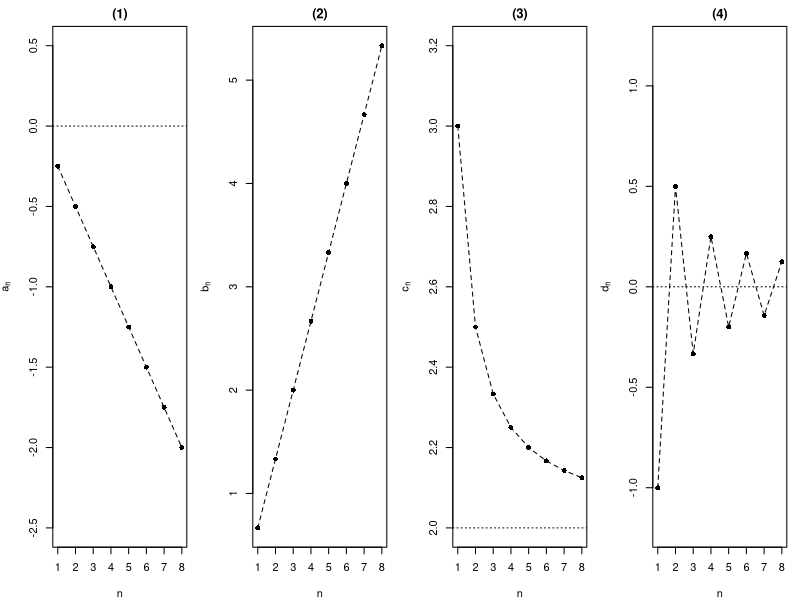
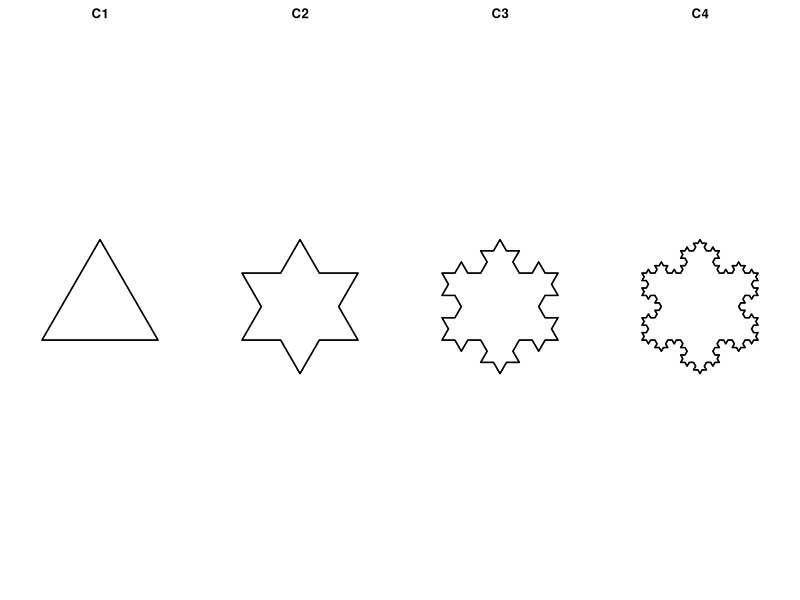
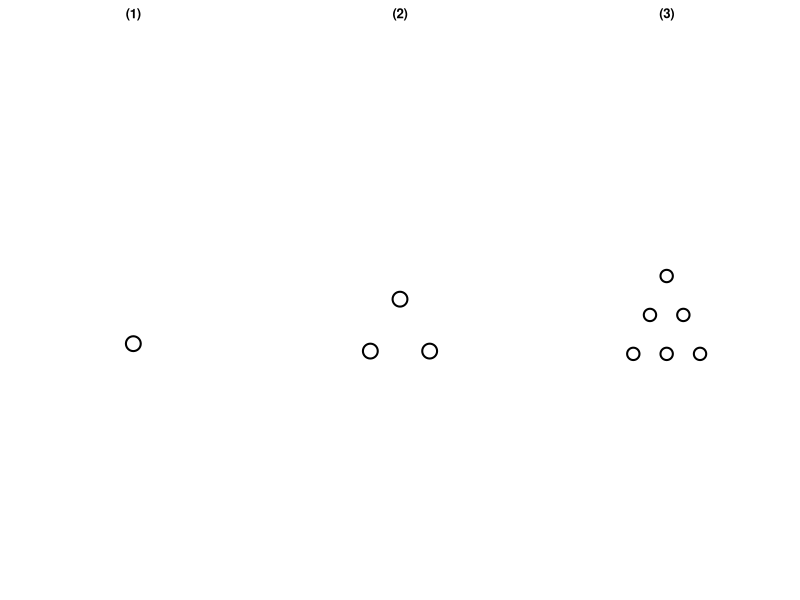

Recreate these plots in R, in order.
setwd("C:/Users/18904/Github/senior-mathematics/codes")
if(!dir.exists("../figures"))dir.create("../figures")

# ---------- week78-1: Review 4 Q1, four sequences ----------
draw1 = function(){
  par(mfrow=c(1,4), mar=c(4,4,2,1))
  n = 1:8
  # (1) a_n = -n/4
  plot(n, -n/4, pch=16, xlab="n", ylab=expression(a[n]), main="(1)", ylim=c(-2.5,0.5))
  abline(h=0, lty=3); lines(n, -n/4, lty=2)
  # (2) b_n = 2n/3
  plot(n, 2*n/3, pch=16, xlab="n", ylab=expression(b[n]), main="(2)")
  abline(h=0, lty=3); lines(n, 2*n/3, lty=2)
  # (3) c_n = (2n+1)/n = 2+1/n
  plot(n, (2*n+1)/n, pch=16, xlab="n", ylab=expression(c[n]), main="(3)", ylim=c(2,3.2))
  abline(h=2, lty=3); lines(n, (2*n+1)/n, lty=2)
  # (4) d_n = (-1)^n/n
  plot(n, (-1)^n/n, pch=16, xlab="n", ylab=expression(d[n]), main="(4)", ylim=c(-1.2,1.2))
  abline(h=0, lty=3); lines(n, (-1)^n/n, lty=2)
}
cairo_pdf("../figures/week78-1.pdf", width=12, height=4, family="SimSun"); draw1(); dev.off()
svglite::svglite("../figures/week78-1.svg", width=12, height=4); draw1(); dev.off()

# ---------- week78-2: Koch snowflake 4 stages ----------
koch = function(vertices, depth){
  for(d in seq_len(depth)){
    nv = matrix(nrow=0, ncol=2)
    m = nrow(vertices)
    for(i in 1:(m-1)){
      a = vertices[i,]; b = vertices[i+1,]
      p1 = a + (b-a)/3
      p2 = a + 2*(b-a)/3
      dvec = p2 - p1
      peak = p1 + c(dvec[1]*cos(-pi/3) - dvec[2]*sin(-pi/3),
                    dvec[1]*sin(-pi/3) + dvec[2]*cos(-pi/3))
      nv = rbind(nv, a, p1, peak, p2)
    }
    nv = rbind(nv, vertices[m,])
    vertices = nv
  }
  vertices
}
triangle = function(r=1){
  th = c(pi/2, pi/2+2*pi/3, pi/2+4*pi/3, pi/2)
  cbind(r*cos(th), r*sin(th))
}
draw2 = function(){
  par(mfrow=c(1,4), mar=c(1,1,2,1))
  for(d in 0:3){
    v = koch(triangle(1), d)
    plot(v[,1], v[,2], type="l", lwd=1.5, asp=1, axes=FALSE, xlab="", ylab="",
         main=paste0("C",d+1), xlim=c(-1.2,1.2), ylim=c(-1.2,1.2))
    polygon(v[,1], v[,2], border=1, col=NA)
  }
}
cairo_pdf("../figures/week78-2.pdf", width=12, height=4, family="SimSun"); draw2(); dev.off()
svglite::svglite("../figures/week78-2.svg", width=12, height=4); draw2(); dev.off()

# ---------- week78-3: ball pyramid 3 piles (1, 3, 6 balls) ----------
draw3 = function(){
  par(mfrow=c(1,3), mar=c(1,1,2,1))
  # pile 1: 1 ball
  plot(0,0, type="n", xlim=c(-1.5,1.5), ylim=c(-0.5,2.5), asp=1, axes=FALSE, xlab="", ylab="", main="(1)")
  points(0, 0.5, pch=1, cex=3, lwd=2)
  # pile 2: 3 balls (bottom 2, top 1)
  plot(0,0, type="n", xlim=c(-1.5,1.5), ylim=c(-0.5,2.5), asp=1, axes=FALSE, xlab="", ylab="", main="(2)")
  points(c(-0.4,0.4,0), c(0.4,0.4,1.1), pch=1, cex=3, lwd=2)
  # pile 3: 6 balls (bottom 3, middle 2, top 1)
  plot(0,0, type="n", xlim=c(-2,2), ylim=c(-0.5,3), asp=1, axes=FALSE, xlab="", ylab="", main="(3)")
  xs = c(-0.6,0,0.6, -0.3,0.3, 0)
  ys = c(0.4,0.4,0.4, 1.1,1.1, 1.8)
  points(xs, ys, pch=1, cex=2.5, lwd=2)
}
cairo_pdf("../figures/week78-3.pdf", width=12, height=4, family="SimSun"); draw3(); dev.off()
svglite::svglite("../figures/week78-3.svg", width=12, height=4); draw3(); dev.off()
